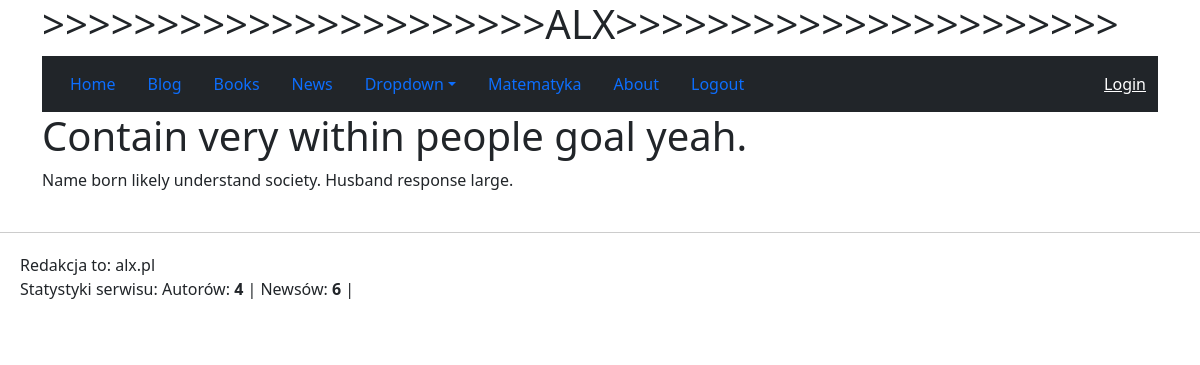
The page /blog/post/98/ on the database its author committed.
### blog/models.py (models this page shows, shortened)
class Post(models.Model):
    title = models.CharField(max_length=200)
    content = models.TextField()

### blog/views.py (the view)
# urls.py: path("post/<int:id>/", views.PostDetailView.as_view(), name="details"),
class PostDetailView(DetailView):
    model = Post
    template_name = "blog/details.html"
    pk_url_kwarg = "id"
    context_object_name = "post" # to chyba zbędne

### blog/contextprocessors.py (called while the page is built)
def posts_count(request):
    return {'posts_count': blog.count_posts()}

### blog/services.py (called while the page is built)
    def count_posts(self):
        return self._posts.count()

### news/context_processors.py (called while the page is built)
def my_context(request):
    return {
        "redakcja": "alx.pl"
    }

def global_metrics(request):
    return {
        "ilosc_autorow": Author.objects.count(),
        "ilosc_newsow": News.objects.count(),
    }

### blog/templates/blog/details.html (shortened to what this page needs)
{% extends "base.html" %}
{% block content %}
    <h1>{{ post.title }}</h1>
    <p>{{ post.content }}</p>
{% endblock %}

### rows shown on the page
Post: title "Contain very within people goal yeah.", content "Name born likely understand society. Husband response large."

### other values the page prints
{{ redakcja }} "alx.pl"
{{ ilosc_autorow }} "4"
{{ ilosc_newsow }} "6"
